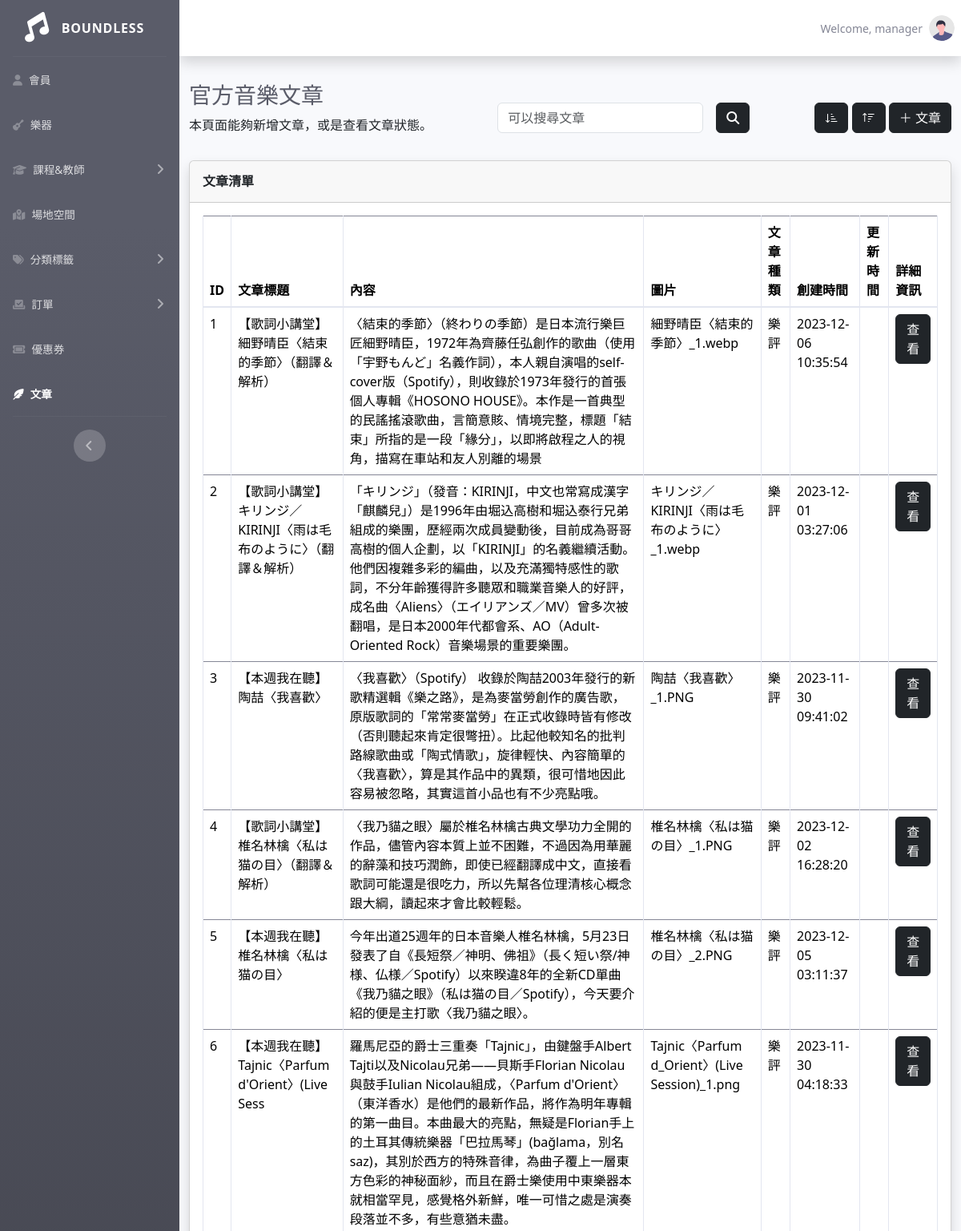
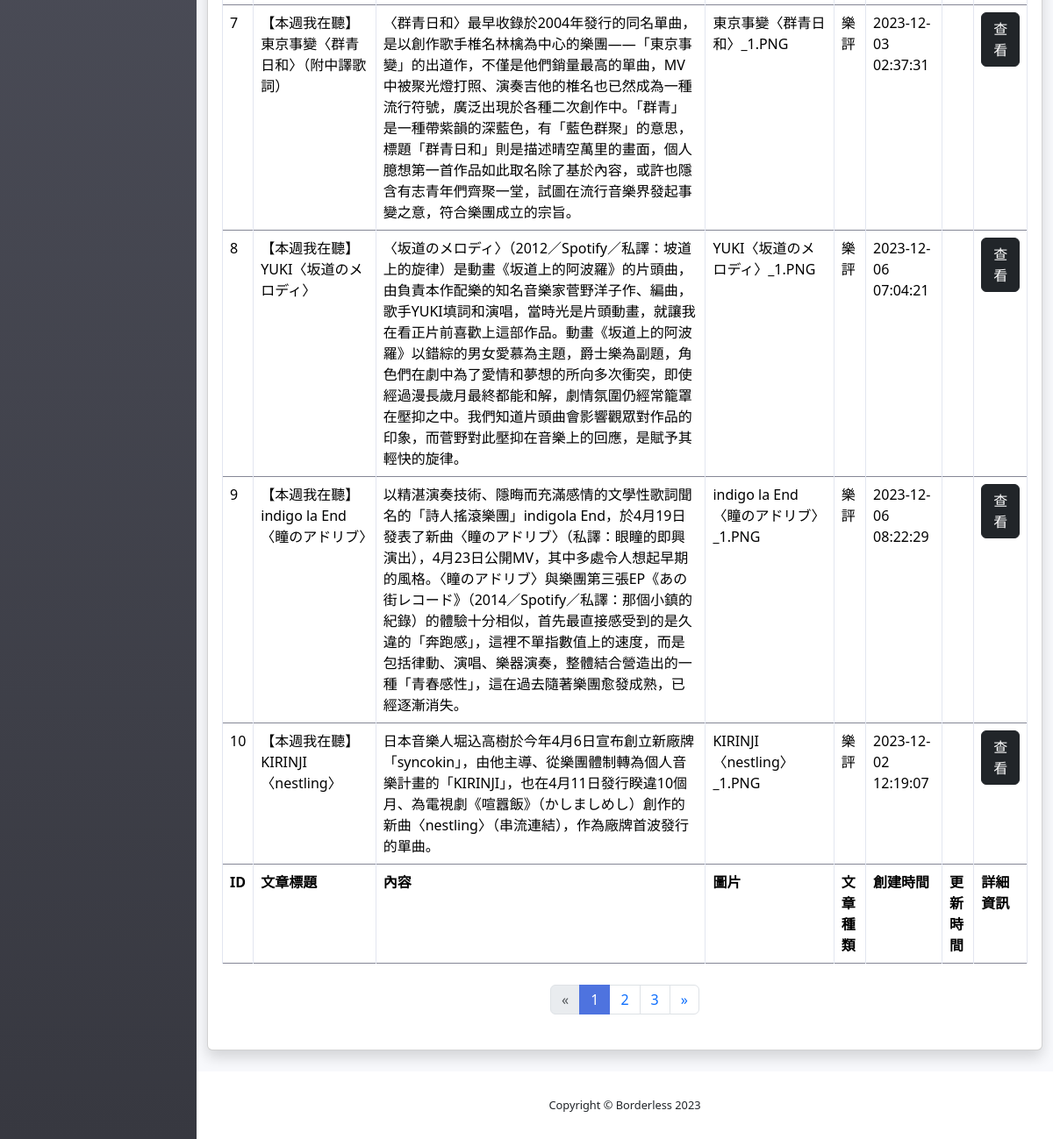
The app's page /htdocs/boundless/article-list.php with its own data (2 pictures, top to bottom).
### tables this page shows
CREATE TABLE `article` (
  `id` int(6) NOT NULL,
  `title` varchar(40) NOT NULL,
  `content` text NOT NULL,
  `img` varchar(100) NOT NULL,
  `category_id` int(2) NOT NULL,
  `author_id` tinyint(1) NOT NULL,
  `created_time` datetime NOT NULL,
  `valid` tinyint(1) NOT NULL DEFAULT 1,
  `comment_id` int(10) DEFAULT NULL,
  `user_id` int(6) DEFAULT NULL,
  `updated_time` datetime DEFAULT NULL
);

CREATE TABLE `article_category` (
  `id` int(2) NOT NULL,
  `name` varchar(4) NOT NULL
);

### htdocs/boundless/article-list.php (the view, shortened to what this page needs)
<?php
require_once("boundless_connect.php");
mysqli_set_charset($conn, "utf8");
$countSql = "SELECT article.* FROM article WHERE valid=1";
$countResult = $conn->query($countSql);
$countTotal = $countResult->num_rows;
$dataPerPage = 10;
$pageCount = ceil($countTotal / $dataPerPage);
if (isset($_GET["page"]) && isset($_GET["order"])) {
    $pageNow = $_GET["page"];
    $startItem = ($pageNow - 1) * $dataPerPage;
    $order = $_GET["order"];
    switch ($order){
        case 1:
            $orderDirection = "ASC";
            break;
        case 2:
            $orderDirection = "DESC";
            break;
        default:
            $orderDirection = "ASC";
    }
    $sql = "SELECT article.*, article_category.name AS category_name FROM article
    JOIN article_category ON article.category_id = article_category.id
    WHERE valid=1
    ORDER BY article.id $orderDirection
    LIMIT $startItem, $dataPerPage";
}elseif (isset($_GET["search-article"])) {
    $search = $_GET["search-article"];
    $searchSql = "AND (title LIKE '%$search%' OR content LIKE '%$search%')";
    $sql = "SELECT article.*, article_category.name AS category_name FROM article
    JOIN article_category ON article.category_id = article_category.id
    WHERE valid=1 $searchSql";
}else{
    $startItem = 0;
    $pageNow = 1;
    $order = 1;
    $sql = "SELECT article.*, article_category.name AS category_name FROM article
    JOIN article_category ON article.category_id = article_category.id
    WHERE valid=1
    ORDER BY article.id ASC
    LIMIT $startItem, $dataPerPage";
}
$result = $conn->query($sql);
$rows = $result->fetch_all(MYSQLI_ASSOC);
?>
<!DOCTYPE html>
<html lang="en">
<head>
    <link href="vendor/fontawesome-free/css/all.min.css" rel="stylesheet" type="text/css">
    <link rel="stylesheet" href="https://cdn.jsdelivr.net/npm/bootstrap-icons@1.11.2/font/bootstrap-icons.min.css">
    <link href="css/sb-admin-2.min.css" rel="stylesheet">
    <link rel="stylesheet" href="https://cdnjs.cloudflare.com/ajax/libs/font-awesome/6.5.1/css/all.min.css" />
    <link href="https://cdn.jsdelivr.net/npm/bootstrap@5.3.2/dist/css/bootstrap.min.css" rel="stylesheet">
    <link rel="stylesheet" href="https://cdn.jsdelivr.net/npm/bootstrap-icons@1.11.2/font/bootstrap-icons.min.css">
</head>
<body id="page-top">
    <div id="wrapper">
        <ul class="navbar-nav bg-gradient-dark sidebar sidebar-dark accordion" id="accordionSidebar">
            <a class="sidebar-brand d-flex align-items-center justify-content-center" href="index.php">
                <div class="sidebar-brand-icon rotate-n-15">
                    <i class="fa-solid fa-music"></i>
                </div>
                <div class="sidebar-brand-text mx-3">Boundless</div>
            </a>
            <hr class="sidebar-divider my-0">
            <li class="nav-item">
                <a class="nav-link" href="user-list.php">
                    <i class="fa-solid fa-user"></i>
                    <span>會員</span></a>
            </li>
            <li class="nav-item">
                <a class="nav-link" href="instrument-list.php">
                    <i class="fa-solid fa-guitar"></i>
                    <span>樂器</span>
                </a>
            </li>
            <li class="nav-item">
                <a class="nav-link collapsed" href="#" data-toggle="collapse" data-target="#collapseTwo" aria-expanded="true" aria-controls="collapseTwo">
                    <i class="fa-solid fa-graduation-cap"></i>
                    <span>課程&教師</span>
                </a>
            </li>
            <li class="nav-item">
                <a class="nav-link" href="classroom-list.php">
                    <i class="fa-solid fa-map-location-dot"></i>
                    <span>場地空間</span></a>
            </li>
            <li class="nav-item">
                <a class="nav-link collapsed" href="#" data-toggle="collapse" data-target="#collapsePages" aria-expanded="true" aria-controls="collapsePages">
                    <i class="fa-solid fa-tags"></i>
                    <span>分類標籤</span>
                </a>
            </li>
            <li class="nav-item">
                <a class="nav-link collapsed" href="#" data-toggle="collapse" data-target="#orderCollapsePages" aria-expanded="true" aria-controls="collapsePages">
                    <i class="fa-solid fa-check-to-slot"></i>
                    <span>訂單</span>
                </a>
            </li>
            <li class="nav-item">
                <a class="nav-link" href="coupons-list.php">
                    <i class="fa-solid fa-ticket"></i>
                    <span>優惠券</span></a>
            </li>
            <li class="nav-item active">
                <a class="nav-link" href="article-list.php">
                    <i class="fa-solid fa-feather-pointed"></i>
                    <span>文章</span></a>
            </li>
            <hr class="sidebar-divider d-none d-md-block">
            <div class="text-center d-none d-md-inline">
                <button class="rounded-circle border-0" id="sidebarToggle"></button>
            </div>
        </ul>
        <div id="content-wrapper" class="d-flex flex-column">
            <div id="content">
                <nav class="navbar navbar-expand navbar-light bg-white topbar mb-4 static-top shadow">
                    <ul class="navbar-nav ml-auto">
                        <li class="nav-item dropdown no-arrow">
                            <a class="nav-link dropdown-toggle" href="#" id="userDropdown" role="button"
                                data-toggle="dropdown" aria-haspopup="true" aria-expanded="false">
                                <span class="mr-2 d-none d-lg-inline text-gray-600 small">Welcome, manager</span>
                                <img class="img-profile rounded-circle"
                                    src="img/undraw_profile.svg">
                            </a>
                        </li>
                    </ul>
                </nav>
                <div class="container-fluid">
                    <div class="container-top_Nue py-2 d-flex justify-content-between align-items-center">
                        <div>
                            <h1 class="h3 mb-2 text-gray-800">官方音樂文章</h1>
                            <p class="mb-4">本頁面能夠新增文章，或是查看文章狀態。</p>
                        </div>
                        <div class="py-1">
    <form action="">
        <div class="row g-3 align-items-center">
            <div class="col-auto">
                <input type="text" class="form-control text-start " name="search-article" value="<?PHP $searchArticle = isset($_GET["search-article"]) ? $search : "";
                                                                                                echo $searchArticle; ?>" placeholder="可以搜尋文章" required>
            </div>
            <div class="col-auto">
                <button class="btn btn-dark text-white" type="submit">
                    <i class="fa-solid fa-magnifying-glass"></i>
                </button>
            </div>
        </div>
    </form>
</div>
                        <div class="justify-content-end">
                        <?PHP if (!isset($_GET["order-article"])) : ?>
<a class="btn btn-dark" href="article-list.php?page=<?= $pageNow ?>&order=1"><i class="bi bi-sort-down-alt"></i></a>
<a class="btn btn-dark" href="article-list.php?page=<?= $pageNow ?>&order=2"><i class="bi bi-sort-up"></i></a>
                            <a class="btn btn-dark " title="新增文章" href="add-article.php">
                                <i class="bi bi-plus-lg"></i>
                                文章
                            </a>
                            <?PHP endif; ?>
                        </div>
                    </div>
                    <div class="card shadow mb-4">
                        <div class="card-header py-3">
                            <h6 class="m-0 font-weight-bold text-dark">文章清單</h6>
                        </div>
                        <div class="card-body">
                            <div class="table-responsive">
                                <table class="table table-bordered" id="dataTable" width="100%" cellspacing="0">
                                    <thead>
                                        <tr>
                                            <th>ID</th>
                                            <th>文章標題</th>
                                            <th>內容</th>
                                            <th>圖片</th>
                                            <th>文章種類</th>
                                            <th>創建時間</th>
                                            <th>更新時間</th>
                                            <th>詳細資訊</th>
                                        </tr>
                                    </thead>
                                    <tfoot>
                                        <tr>
                                            <th>ID</th>
                                            <th>文章標題</th>
                                            <th>內容</th>
                                            <th>圖片</th>
                                            <th>文章種類</th>
                                            <th>創建時間</th>
                                            <th>更新時間</th>
                                            <th>詳細資訊</th>
                                        </tr>
                                    </tfoot>
                                    <tbody>
                                        <?PHP foreach ($rows as $row) : ?>
                                            <tr>
                                                <td><?= $row["id"] ?></td>
                                                <td><?= $row["title"] ?></td>
                                                <td><?= $row["content"] ?></td>
                                                <td><?= $row["img"] ?></td>
                                                <td><?= $row["category_name"] ?></td>
                                                <td><?= $row["created_time"] ?></td>
                                                <td><?= $row["updated_time"] ?></td>
                                                <td>
                                                    <form action="article.php?id=<?= $row["id"] ?>">
                                                        <button class="btn btn-dark" title="詳細資訊" name="id" value="<?= $row["id"] ?>">查看</button>
                                                    </form>
                                                </td>
                                            </tr>
                                        <?PHP endforeach; ?>
                                    </tbody>
                                </table>
                                <?PHP if (!isset($_GET["search-article"])) : ?>
                                <div class="py-2">
                                    <nav aria-label="Page navigation example">
                                        <ul class="pagination d-flex justify-content-center">
                                            <li class="page-item">
                                                <?php if ($pageNow == 1) : ?>
                                                    <a class="page-link disabled" aria-label="Previous" aria-disabled="true">
                                                    <?php else : ?>
                                                        <a class="page-link" href="article-list.php?page=<?= $pageNow - 1 ?>&order=<?=$order?>" aria-label="Previous">
                                                        <?php endif; ?>
                                                        <span aria-hidden="true">&laquo;</span>
                                                        </a>
                                            </li>
                                            <?php for ($i = 1; $i <= $pageCount; $i++) : ?>
                                                <li class="page-item <?php if ($pageNow == $i) echo "active"; ?>">
                                                    <a class="page-link" href="article-list.php?page=<?= $i ?>&order=<?=$order?>"><?= $i ?></a>
                                                </li>
                                            <?php endfor; ?>
                                            <li class="page-item">
                                                <?php if ($pageNow == $pageCount) : ?>
                                                    <a class="page-link disabled" aria-label="Next" aria-disabled="true">
                                                    <?php else : ?>
                                                        <a class="page-link" href="article-list.php?page=<?= $pageNow + 1 ?>&order=<?= $order ?>" aria-label="Next">
                                                        <?php endif; ?>
                                                        <span aria-hidden="true">&raquo;</span>
                                                        </a>
                                            </li>
                                        </ul>
                                    </nav>
                                </div>
                                <?PHP endif; ?>
                            </div>
                        </div>
                    </div>
                </div>
            </div>
            <footer class="sticky-footer bg-white">
                <div class="container my-auto">
                    <div class="copyright text-center my-auto">
                        <span>Copyright &copy; Borderless 2023</span>
                    </div>
                </div>
            </footer>
        </div>
    </div>
</body>
</html>

### records on screen
article: id "1", title "【歌詞小講堂】細野晴臣〈結束的季節〉（翻譯＆解析）", content "〈結束的季節〉（終わりの季節）是日本流行樂巨匠細野晴臣，1972年為齊藤任弘創作的歌曲（使用「宇野もんど」名義作詞），本人親自演唱的self-cover版（Spotify），則收錄於1973年發行的首張個人專輯《HOSONO HOUSE》。本作是一首典型的民謠搖滾歌曲，言簡意賅、情境完整，標題「結束」所指的是一段「緣分」，以即將啟程之人的視角，描寫在車站和友人別離的場景", img "細野晴臣〈結束的季節〉_1.webp", article_category.name "樂評", created_time "2023-12-06 10:35:54"
article: id "2", title "【歌詞小講堂】キリンジ／KIRINJI〈雨は毛布のように〉（翻譯＆解析）", content "「キリンジ」（發音：KIRINJI，中文也常寫成漢字「麒麟兒」）是1996年由堀込高樹和堀込泰行兄弟組成的樂團，歷經兩次成員變動後，目前成為哥哥高樹的個人企劃，以「KIRINJI」的名義繼續活動。他們因複雜多彩的編曲，以及充滿獨特感性的歌詞，不分年齡獲得許多聽眾和職業音樂人的好評，成名曲〈Aliens〉（エイリアンズ／MV）曾多次被翻唱，是日本2000年代都會系、AO（Adult-Oriented Rock）音樂場景的重要樂團。", img "キリンジ／KIRINJI〈雨は毛布のように〉_1.webp", article_category.name "樂評", created_time "2023-12-01 03:27:06"
article: id "3", title "【本週我在聽】陶喆〈我喜歡〉", content "〈我喜歡〉（Spotify） 收錄於陶喆2003年發行的新歌精選輯《樂之路》，是為麥當勞創作的廣告歌，原版歌詞的「常常麥當勞」在正式收錄時皆有修改（否則聽起來肯定很彆扭）。比起他較知名的批判路線歌曲或「陶式情歌」，旋律輕快、內容簡單的〈我喜歡〉，算是其作品中的異類，很可惜地因此容易被忽略，其實這首小品也有不少亮點哦。", img "陶喆〈我喜歡〉_1.PNG", article_category.name "樂評", created_time "2023-11-30 09:41:02"
article: id "4", title "【歌詞小講堂】椎名林檎〈私は猫の目〉（翻譯＆解析）", content "〈我乃貓之眼〉屬於椎名林檎古典文學功力全開的作品，儘管內容本質上並不困難，不過因為用華麗的辭藻和技巧潤飾，即使已經翻譯成中文，直接看歌詞可能還是很吃力，所以先幫各位理清核心概念跟大綱，讀起來才會比較輕鬆。", img "椎名林檎〈私は猫の目〉_1.PNG", article_category.name "樂評", created_time "2023-12-02 16:28:20"
article: id "5", title "【本週我在聽】椎名林檎〈私は猫の目〉", content "今年出道25週年的日本音樂人椎名林檎，5月23日發表了自《長短祭／神明、佛祖》（長く短い祭/神様、仏様／Spotify）以來睽違8年的全新CD單曲《我乃貓之眼》（私は猫の目／Spotify），今天要介紹的便是主打歌〈我乃貓之眼〉。", img "椎名林檎〈私は猫の目〉_2.PNG", article_category.name "樂評", created_time "2023-12-05 03:11:37"
article: id "6", title "【本週我在聽】Tajnic〈Parfum d'Orient〉(Live Sess", content "羅馬尼亞的爵士三重奏「Tajnic」，由鍵盤手Albert Tajti以及Nicolau兄弟——貝斯手Florian Nicolau與鼓手Iulian Nicolau組成，〈Parfum d'Orient〉（東洋香水）是他們的最新作品，將作為明年專輯的第一曲目。本曲最大的亮點，無疑是Florian手上的土耳其傳統樂器「巴拉馬琴」(bağlama，別名saz)，其別於西方的特殊音律，為曲子覆上一層東方色彩的神秘面紗，而且在爵士樂使用中東樂器本就相當罕見，感覺格外新鮮，唯一可惜之處是演奏段落並不多，有些意猶未盡。", img "Tajnic〈Parfum d_Orient〉(Live Session)_1.png", article_category.name "樂評", created_time "2023-11-30 04:18:33"
article: id "7", title "【本週我在聽】東京事變〈群青日和〉（附中譯歌詞）", content "〈群青日和〉最早收錄於2004年發行的同名單曲，是以創作歌手椎名林檎為中心的樂團——「東京事變」的出道作，不僅是他們銷量最高的單曲，MV中被聚光燈打照、演奏吉他的椎名也已然成為一種流行符號，廣泛出現於各種二次創作中。「群青」是一種帶紫韻的深藍色，有「藍色群聚」的意思，標題「群青日和」則是描述晴空萬里的畫面，個人臆想第一首作品如此取名除了基於內容，或許也隱含有志青年們齊聚一堂，試圖在流行音樂界發起事變之意，符合樂團成立的宗旨。", img "東京事變〈群青日和〉_1.PNG", article_category.name "樂評", created_time "2023-12-03 02:37:31"
article: id "8", title "【本週我在聽】YUKI〈坂道のメロディ〉", content "〈坂道のメロディ〉（2012／Spotify／私譯：坡道上的旋律）是動畫《坂道上的阿波羅》的片頭曲，由負責本作配樂的知名音樂家菅野洋子作、編曲，歌手YUKI填詞和演唱，當時光是片頭動畫，就讓我在看正片前喜歡上這部作品。動畫《坂道上的阿波羅》以錯綜的男女愛慕為主題，爵士樂為副題，角色們在劇中為了愛情和夢想的所向多次衝突，即使經過漫長歲月最終都能和解，劇情氛圍仍經常籠罩在壓抑之中。我們知道片頭曲會影響觀眾對作品的印象，而菅野對此壓抑在音樂上的回應，是賦予其輕快的旋律。", img "YUKI〈坂道のメロディ〉_1.PNG", article_category.name "樂評", created_time "2023-12-06 07:04:21"
article: id "9", title "【本週我在聽】indigo la End〈瞳のアドリブ〉", content "以精湛演奏技術、隱晦而充滿感情的文學性歌詞聞名的「詩人搖滾樂團」indigola End，於4月19日發表了新曲〈瞳のアドリブ〉（私譯：眼瞳的即興演出），4月23日公開MV，其中多處令人想起早期的風格。〈瞳のアドリブ〉與樂團第三張EP《あの街レコード》（2014／Spotify／私譯：那個小鎮的紀錄）的體驗十分相似，首先最直接感受到的是久違的「奔跑感」，這裡不單指數值上的速度，而是包括律動、演唱、樂器演奏，整體結合營造出的一種「青春感性」，這在過去隨著樂團愈發成熟，已經逐漸消失。", img "indigo la End〈瞳のアドリブ〉_1.PNG", article_category.name "樂評", created_time "2023-12-06 08:22:29"
article: id "10", title "【本週我在聽】KIRINJI〈nestling〉", content "日本音樂人堀込高樹於今年4月6日宣布創立新廠牌「syncokin」，由他主導、從樂團體制轉為個人音樂計畫的「KIRINJI」，也在4月11日發行睽違10個月、為電視劇《喧囂飯》（かしましめし）創作的新曲〈nestling〉（串流連結），作為廠牌首波發行的單曲。", img "KIRINJI〈nestling〉_1.PNG", article_category.name "樂評", created_time "2023-12-02 12:19:07"
